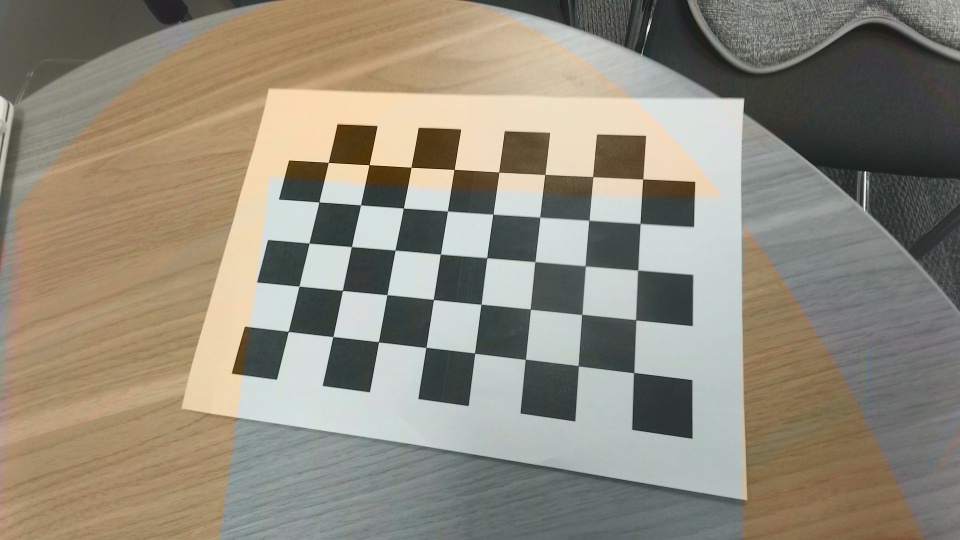
#> input picture calibration/images/1080/IMG_001.jpg, 1920 x 1080 px (shown at 1/2 size)
$ python test.py
#> lines starting #> are read from the running program, lines starting #| are printed output that depends on the picture; after the words box and inside, x2 and y2 are one past the last pixel; in counts of white or black regions, pixels touching at a corner belong together
### Calibration/corner_detection.py
import glob
import numpy as np
import cv2
from Calibration import util

# termination criteria
criteria = (cv2.TERM_CRITERIA_EPS + cv2.TERM_CRITERIA_MAX_ITER, 30, 0.001)


def find_corners(model=0, square_size=0.0275, width=8, height=5):
    """ Apply camera Calibration operation for images in the given directory path. """
#> called with model = 1, square_size = 0.0275, width = 8, height = 5
    # prepare object points, like (0,0,0), (1,0,0), (2,0,0) ....,(8,6,0)
    util.info("Finding checkerboard corners...")
    objp = np.zeros((height * width, 2), np.float32)
    objp[:, :2] = np.mgrid[0:width, 0:height].T.reshape(-1, 2)

    objp = objp * square_size

    # Arrays to store object points and image points from all the images.
    objpoints = []  # 3d point in real world space
    imgpoints = []  # 2d points in image plane.
    img_names = []  # Image sizes with names
    img_shapes = []  # Image sizes with names

    if model == 0:
        images = glob.glob('./images/4k/IMG*.jpg')
    else:
        images = glob.glob('./images/1080/IMG*.jpg')
    count = 1
    index = 0
    for fname in images:
        index += 1
        util.info("Finding corners for " + fname)
        img = cv2.imread(fname)
#> img is the input picture: shape (1080, 1920, 3); mean B, G, R 123.5, 138.4, 144.7
        gray = cv2.cvtColor(img, cv2.COLOR_BGR2GRAY)
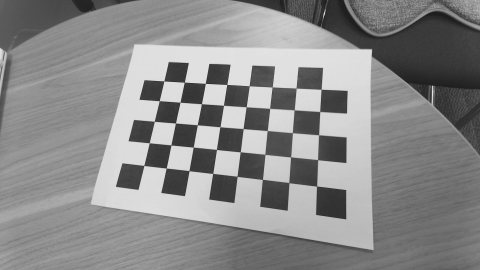
#> gray: shape (1080, 1920) (shown at 1/4 size); min 1, max 248, mean 138.6
        img_shapes.append([img.shape[0], img.shape[1]])
        img_names.append(fname)

        # Find the chess board corners
        ret, corners = cv2.findChessboardCorners(gray, (width, height), None)
#> ret = True; corners = 40 rows, first 8: [1267.8, 745.7], [1156.8, 732], [1051.5, 719], [949.6, 706.5], [852.5, 695.3], [757.5, 684.2], [666.2, 673.5], [577, 663.2]

        # If found, add object points, image points (after refining them)
        if ret:
            objpoints.append(objp)

            corners2 = cv2.cornerSubPix(
                gray, corners, (11, 11), (-1, -1), criteria)
#> corners2 = 40 rows, first 8: [1268, 745.7], [1156.9, 732.1], [1051.2, 719.1], [949.7, 706.7], [852.4, 695.3], [757.4, 684.2], [666.2, 673.6], [576.8, 663.3]
            imgpoints.append(corners2)

            # Draw and display the corners
            img = cv2.drawChessboardCorners(
                img, (width, height), corners2, ret)
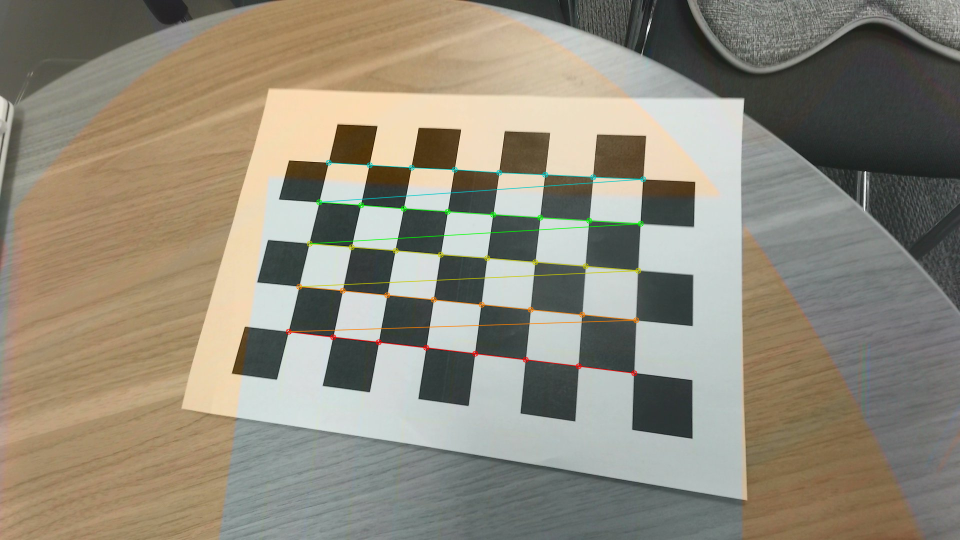
#> img: shape (1080, 1920, 3) (shown at 1/2 size); 1.02% of pixels changed, all inside (x1, y1, x2, y2) = (571, 319, 1293, 753)
            if model ==0:
                cv2.imwrite('images/4k/pattern_' + str(count) + '.png', img)
            else:
                cv2.imwrite('images/1080/pattern_' + str(count) + '.png', img)
            count += 1
        else:
            print("image" + str(index) + "false")

    util.info("DONE.\n")
    return objpoints, imgpoints, img_shapes, img_names

### Calibration/calibration.py
from Calibration import corner_detection as cd
from Calibration import homography_operations as ho
from Calibration import intrinsic_estimation as intr
from Calibration import extrinsic_estimation as extr
from Calibration import distortion_estimation as de
from Calibration import parameter_refinement as pr
from Calibration import util
import numpy as np


def calibration__camera(model):
    obj_points, img_points, img_shapes, img_names = cd.find_corners(model=model)
#> obj_points = 1 point arrays, longest 40 points; img_points = 1 item; img_shapes = [[1080, 1920]]; img_names = ['./images/1080/IMG_001.jpg']

    refined_homographies = []
    for index in range(len(img_points)):
        util.info("Image Count: " + str(index + 1))
        h = ho.create_homography(img_points[index], obj_points[index])
        util.info("Homography:\n" + str(h) + "\n")
        h = ho.refine_homography(h, img_points[index], obj_points[index])
        util.info("Refined Homography:\n" + str(h) + "\n")
        refined_homographies.append(h)
#> this loop made 1 pass
#> pass 1, in create_homography, `U, S, V_t = np.linalg.svd(a_matrix)`:
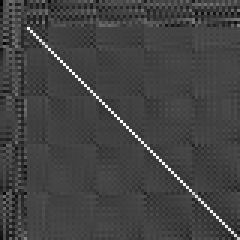
#> U: shape (80, 80) float64 (shown 3 times larger); min -0.347, max 0.968, mean -0.0017; drawn with min black and max white
#> after the loop, refined_homographies = [[[-3170.6, 1513.7, 1266.8], [45.08, -3132.9, 744.9], [0.711, 1.05, 1]]]
        # analysis.plot_differences(img_points[index], obj_points[index], h, str(index + 1))

    A = intr.compute_intrinsics(refined_homographies)
    util.info("Camera Intrinsics:\n" + str(A) + "\n")

    # Once A is known, the extrinsic parameters for each image is readily computed.
    extrinsics = []
    for h_index in range(len(refined_homographies)):
        E = extr.compute_extrinsics(A, refined_homographies[h_index])
        util.info("Camera Extrinsic Matrix For Image-" + str(h_index + 1) + ":\n" + str(E) + "\n")
        extrinsics.append(E)

    # As the radial distortion is expected to be small, one would expect to estimate the other five intrinsic parameters,
    # using the Maximum likelihood estimation, reasonable well by simply ignoring distortion. One strategy is then to estimate
    # k1 and k2 after having estimated the other parameters, which will give us the ideal pixel coordinates.
    k = de.estimate_radial_distortion(obj_points, img_points, A, extrinsics)
    util.info("Radial Distortion: \n" + str(k) + "\n")

    K_opt, k_opt, extrinsics_opt = pr.refine(A, k, extrinsics, obj_points, img_points)
    util.info("Parameters:")
    print('\t   Focal Length: [ {:.5f}  {:.5f} ]'.format(K_opt[0, 0], K_opt[1, 1]))
    print('\tPrincipal Point: [ {:.5f}  {:.5f} ]'.format(K_opt[0, 2], K_opt[1, 2]))
    print('\t           Skew: [ {:.7f} ]'.format(K_opt[0, 1]))
    print('\t     Distortion: [ {:.6f}  {:.6f} ]'.format(k_opt[0], k_opt[1]))

    util.info("Projection Matrices for WebGL:\n")
    znear, zfar = .1, 1000.
    intrinsic_matrix = []
    for idx, e in enumerate(extrinsics_opt):
        p = util.get_camera_matrix(K_opt, e)
        util.info("P matrix for image " + str(idx + 1) + ":\n" + str(p))
        decomposed_p = util.decompose(p)
        webgl_p = util.to_opengl_projection(decomposed_p['intrinsic'], 0, 0, img_shapes[idx][0], img_shapes[idx][1],
                                            znear,
                                            zfar, direction="y down")
        intrinsic_matrix = decomposed_p['intrinsic']
        util.info("P matrix(WebGl) for image " + str(idx + 1) + ":\n" + str(webgl_p))

    return intrinsic_matrix, extrinsics_opt


# [9 lines left out: function calibration_mmw_radar_camera, not called in this run]


# [16 lines that do not run on import are left out]

### Calibration/util.py
import numpy as np
import logging
import inspect
import scipy.linalg
import math


def info(msg):
    logger = logging.getLogger(__name__)
    frame, filename, line_number, function_name, lines, index = inspect.getouterframes(
        inspect.currentframe())[1]
    line = lines[0]
    indentation_level = line.find(line.lstrip())
    logger.info('{i}{f}(): {m}'.format(
        f=function_name,
        i=' ' * int(indentation_level / 4),
        m=msg
    ))


def to_homogeneous(points, points_type):
    if points_type == 0:
        return np.matrix([points[0][0], points[0][1], 1])
    else:
        return np.matrix([points[0], points[1], 1])


# [44 lines left out: functions to_homogeneous_3d, to_inhomogeneous, to_homogeneous_multiple_points, to_inhomogeneous_multiple_points, to_homogeneous_3d_multiple_points, not called in this run]


def get_transformation_matrix(points, points_type):
    if points_type == 0:
        x, y = points[:, 0][:, 0], points[:, 0][:, 1]
        info("Normalizing image points using similarity transformation...")
    else:
        x, y = points[:, 0], points[:, 1]
        info("Normalizing object points using similarity transformation...")

    mean_x = x.mean()
    mean_y = y.mean()
    var_x = x.var()
    var_y = y.var()
    # Create similarity transformation matrix
    # Set centroid as origin
    std_x = np.sqrt(2. / var_x)
    std_y = np.sqrt(2. / var_y)
    transformation = np.array([[std_x, 0., -std_x * mean_x],
                               [0., std_y, -std_y * mean_y],
                               [0., 0., 1.]])

    return transformation


# [39 lines left out: functions get_correspondences, get_normalization_matrix_3d, geometric_error, not called in this run]


def column(matrix, i):
    return [row[i] for row in matrix]


def row(matrix, i):
    pass


def reorthogonalize(R):
    U, S, V_t = np.linalg.svd(R)
    new_R = np.dot(U, V_t)

    return new_R


# [32 lines left out: functions distort, project, not called in this run]


def get_camera_matrix(A, extrinsic):
    return np.matmul(A, extrinsic)


# [120 lines left out: functions decompose, to_opengl_projection, my_rq, pmat2cam_center, isRotationMatrix, rotationMatrixToEulerAngles and 1 more, not called in this run]

### Calibration/homography_operations.py
import numpy as np
import cv2
from Calibration import util
from scipy.optimize import curve_fit


def create_homography(image_points, world_points):
    util.info("Creating homography matrix...")
    a_list = []
    # Get similarity transformations
    t = util.get_transformation_matrix(image_points, 0)
    t_prime = util.get_transformation_matrix(world_points, 1)
    for i in range(len(image_points)):
        # In Zhang's Calibration method, the world coordinate system is placed on the checkerboard plane,
        # and the checkerboard plane is set to the plane with z = 0.
        # First, convert each points into homogeneous coordinates
        point1 = util.to_homogeneous(image_points[i], 0)
        point2 = util.to_homogeneous(world_points[i], 1)
        # Get normalized points with the matrix calculated before
        normalized_point1 = np.dot(point1, t.T)
        normalized_point2 = np.dot(point2, t_prime.T)
        image_x, image_y = normalized_point1.item(0), normalized_point1.item(1)
        model_x, model_y = normalized_point2.item(0), normalized_point2.item(1)

        # Form the 2n x 12 matrix A by stacking the equations generated by each correspondence.
        a_row1 = [-model_x, -model_y, -1., 0, 0, 0, image_x * model_x, image_x * model_y, image_x]
        a_row2 = [0, 0, 0, -model_x, -model_y, -1., image_y * model_x, image_y * model_y, image_y]

        # Assemble the 2n x 9 matrices Ai into a single matrix A.
        a_list.append(a_row1)
        a_list.append(a_row2)

    a_matrix = np.matrix(a_list)

    # A solution of Ah = 0 is obtained from the right singular vector of V associated with the smallest singular value.
    U, S, V_t = np.linalg.svd(a_matrix)

    # The parameters are in the min line of Vh
    L = V_t[-1]
    H = L.reshape(3, 3)

    # Denormalization
    H = np.dot(np.dot(np.linalg.inv(t), H), t_prime)

    util.info("DONE.\n")
    return H

def cost_function(coordinates, *params):
    h11, h12, h13, h21, h22, h23, h31, h32, h33 = params

    N = coordinates.shape[0] // 2

    X = coordinates[:N]
    Y = coordinates[N:]

    x = (h11 * X + h12 * Y + h13) / (h31 * X + h32 * Y + h33)
    y = (h21 * X + h22 * Y + h23) / (h31 * X + h32 * Y + h33)

    result = np.zeros_like(coordinates)
    result[:N] = x
    result[N:] = y

    return result


def jacobian_function(coordinates, *params):
    # The  partial  derivatives  of  the  first  2  elements  of u and v  given  as  follows.
    # These  values  are  used  for computing the Jacobian used for LM optimization
    h11, h12, h13, h21, h22, h23, h31, h32, h33 = params

    N = coordinates.shape[0] // 2

    X = coordinates[:N]
    Y = coordinates[N:]

    J = np.zeros((N * 2, 9))
    J_x = J[:N]
    J_y = J[N:]

    s_x = h11 * X + h12 * Y + h13
    s_y = h21 * X + h22 * Y + h23
    w = h31 * X + h32 * Y + h33
    w_sq = w ** 2

    J_x[:, 0] = X / w
    J_x[:, 1] = Y / w
    J_x[:, 2] = 1. / w
    J_x[:, 6] = (-s_x * X) / w_sq
    J_x[:, 7] = (-s_x * Y) / w_sq
    J_x[:, 8] = -s_x / w_sq

    J_y[:, 3] = X / w
    J_y[:, 4] = Y / w
    J_y[:, 5] = 1. / w
    J_y[:, 6] = (-s_y * X) / w_sq
    J_y[:, 7] = (-s_y * Y) / w_sq
    J_y[:, 8] = -s_y / w_sq

    J[:N] = J_x
    J[N:] = J_y

    return J


def refine_homography(homography, image_coordinates, world_coordinates):
    util.info("Refining homography...")
    x, y, X, Y = image_coordinates[:, 0][:, 0], image_coordinates[:,
                                                                  0][:, 1], world_coordinates[:, 0], world_coordinates[:, 1]

    N = X.shape[0]

    h0 = homography.ravel()

    x_points = np.zeros(N * 2)
    x_points[:N] = X
    x_points[N:] = Y

    y_points = np.zeros(N * 2)
    y_points[:N] = x
    y_points[N:] = y

    # Use Levenberg-Marquardt to refine the linear homography estimate
    popt, pcov = curve_fit(cost_function, x_points,
                           y_points, p0=h0, jac=jacobian_function, maxfev=5000)
    h_refined = popt

    # Normalize and reconstitute homography
    h_refined /= h_refined[-1]
    H_refined = h_refined.reshape((3, 3))

    util.info("DONE.")
    return H_refined

### Calibration/intrinsic_estimation.py
import numpy as np
import cv2
from Calibration import util
from scipy.optimize import curve_fit


def create_vij(i, j, homography_list):
    util.info("Creating v" + str(i) + str(j) + "...")
    vij = np.zeros((homography_list.shape[0], 6))

    vij[:, 0] = homography_list[:, 0, i] * homography_list[:, 0, j]
    vij[:, 1] = homography_list[:, 0, i] * homography_list[:, 1, j] + homography_list[:, 1, i] * homography_list[:, 0, j]
    vij[:, 2] = homography_list[:, 1, i] * homography_list[:, 1, j]
    vij[:, 3] = homography_list[:, 2, i] * homography_list[:, 0, j] + homography_list[:, 0, i] * homography_list[:, 2, j]
    vij[:, 4] = homography_list[:, 2, i] * homography_list[:, 1, j] + homography_list[:, 1, i] * homography_list[:, 2, j]
    vij[:, 5] = homography_list[:, 2, i] * homography_list[:, 2, j]

    util.info("DONE.")
    return vij

def compute_intrinsics(homographies):
    util.info("Computing camera intrinsics...")
    # Stack homographies
    homography_list = np.zeros((len(homographies), 3, 3))
#> homography_list = [[0, 0, 0], [0, 0, 0], [0, 0, 0]]
    for h, H in enumerate(homographies):
        homography_list[h] = H
#> this loop made 1 pass
#> h on pass 1: 0
#> after the loop, homography_list = [[-3170.6, 1513.7, 1266.8], [45.08, -3132.9, 744.9], [0.711, 1.05, 1]]

    # Generate homogeneous equations
    v00 = create_vij(0, 0, homography_list)
#> v00 = [[10052575.8, -285868.8, 2032.3, -4510.2, 64.13, 0.506]]
    v01 = create_vij(0, 1, homography_list)
#> v01 = [[-4799414.7, 10001314.4, -141235.2, -2259.5, -2180.9, 0.748]]
    v11 = create_vij(1, 1, homography_list)
#> v11 = [[2291391, -9484720.7, 9814991, 3185.6, -6593, 1.11]]

    # Therefore, the two fundamental constraints, from a given homoghraphy, can be written ass 2 homogeneous equations in b.
    # V is a 2n x 6 matrix.
    v = np.zeros((2 * len(homographies), 6))
#> v = [[0, 0, 0, 0, 0, 0], [0, 0, 0, 0, 0, 0]]
    v[:len(homographies)] = v01
    v[len(homographies):] = v00 - v11

    # The solution to the equation above is well known as the eigenvector of vTv associated with the smallest eigenvalue
    # (equivalently, the right singular vector of v associated with the smallest singular value).
    U, S, V_t = np.linalg.svd(v)
#> U = [[0.371, 0.929], [0.929, -0.371]]; S = [16235125.2, 10032470.5]; V_t = [[0.334, 0.755, -0.565, -0.000492, 0.000331, -1.73e-08], [-0.731, 0.586, 0.35, 7.55e-05, -0.000448, 9.15e-08], [0.595, 0.296, 0.748, -0.000127, 0.000246, -4.04e-08], [0.000295, 0.000365, -0.000209, 1, 1.76e-07, -2.41e-11], [-0.000585, -6.03e-05, 0.000159, 5.21e-08, 1, 3.55e-11], [9.67e-08, -2.86e-08, -1.16e-08, 3.55e-12, 2.12e-11, 1]]
    idx = np.argmin(S)
#> idx = 1

    # Once b is estimated, we can compute all camera instrinsic matrix A. You can check Appendix B (page 18) for the details.
    # Matrix B is estimated up to a scale factor.
    b0, b1, b2, b3, b4, b5 = V_t[idx]
#> b0 = -0.731; b1 = 0.586; b2 = 0.35; b3 = 7.55e-05; b4 = -0.000448; b5 = 9.15e-08

    v0 = (b1 * b3 - b0 * b4) / (b0 * b2 - b1 * b1)
#> v0 = 0.000473
    lmbda = b5 - (b3 * b3 + v0 * (b1 * b3 - b0 * b4)) / b0
#> lmbda = -8.42e-08
    alpha = np.sqrt(lmbda / b0)
#> alpha = 0.000339
    beta = np.sqrt(lmbda * b0 / (b0 * b2 - b1 * b1))
#> beta = nan
    gamma = -b1 * alpha * alpha * beta / lmbda
#> gamma = nan
    u0 = gamma * v0 / beta - b3 * alpha * alpha / lmbda
#> u0 = nan

    # Then, create the intrinsic matrix
    A = np.array([[alpha, gamma, u0],
                         [0.,  beta, v0],
                         [0.,    0., 1.]])
#> A = [[0.000339, nan, nan], [0, nan, 0.000473], [0, 0, 1]]

    util.info("DONE.\n")
    return A

### Calibration/extrinsic_estimation.py
import numpy as np
import cv2
from Calibration import util


def compute_extrinsics(A, homography):
    util.info("Computing extrinsic parameters...")
    h1 = util.column(homography, 0)
    h2 = util.column(homography, 1)
    h3 = util.column(homography, 2)

    A_inv = np.linalg.inv(A)

    # We have lambda defined in the page 6. h1, h2 or h3 can be used in the calculation of lambda.
    lmbda = 1. / np.linalg.norm(np.dot(A_inv, h1))

    # Compute r1, r2, r3 and t with the values given above.
    r1 = lmbda * np.dot(A_inv, h1)
    r2 = lmbda * np.dot(A_inv, h2)
    #  r3 can be calculated with the orthogonality between r1 and r2.
    r3 = np.cross(r1, r2)
    t = lmbda * np.dot(A_inv, h3)

    # Reconstitute the rotation component of the extrinsics and reorthogonalize.
    #  R = [r1, r2, r3]
    R = np.vstack((r1, r2, r3)).T
    R = util.reorthogonalize(R)

    # Reconstitute full extrinsics
    E = np.hstack((R, t[:, np.newaxis]))

    util.info("DONE.")

    return E


# [36 lines left out: functions compute_wwm_extrinsics, compute_camera_points, compute_radar_points, not called in this run]

### calibration/test.py
import numpy as np
from Calibration import calibration
from Calibration import corner_detection as cd
from Calibration import util
from Visualization import util as v_util


def main():
    intrinsic_matrix, extrinsics_opt = calibration.calibration__camera(model=1)
#> the loop in calibration__camera, `for h_index in range(len(refined_homographies)):` made 1 pass
#> (h1 in compute_extrinsics, h2 in compute_extrinsics, h3 in compute_extrinsics, A_inv in compute_extrinsics) on pass 1: ([-3170.6, 45.08, 0.711], [1513.7, -3132.9, 1.05], [1266.8, 744.9, 1], [[nan, nan, nan], [nan, nan, nan], [nan, nan, nan]])
#> after the loop in calibration__camera, `for h_index in range(len(refined_homographies)):`: extrinsics = []
    obj_points, img_points, img_shapes, img_names = cd.find_corners(model=1)

    test1 = np.dot(np.dot(util.to_homogeneous_3d_multiple_points(obj_points[0])
                          , extrinsics_opt[0].T), intrinsic_matrix.T)
    test = np.divide(test1, test1[:, 2].reshape(test1.shape[0], 1))
    v_util.draw_points_on_picture("./images/1080/IMG_001.jpg", test, "./images/1.jpg")


if __name__ == "__main__":
#> (the run stopped early here; a loop or call above may not have finished)
